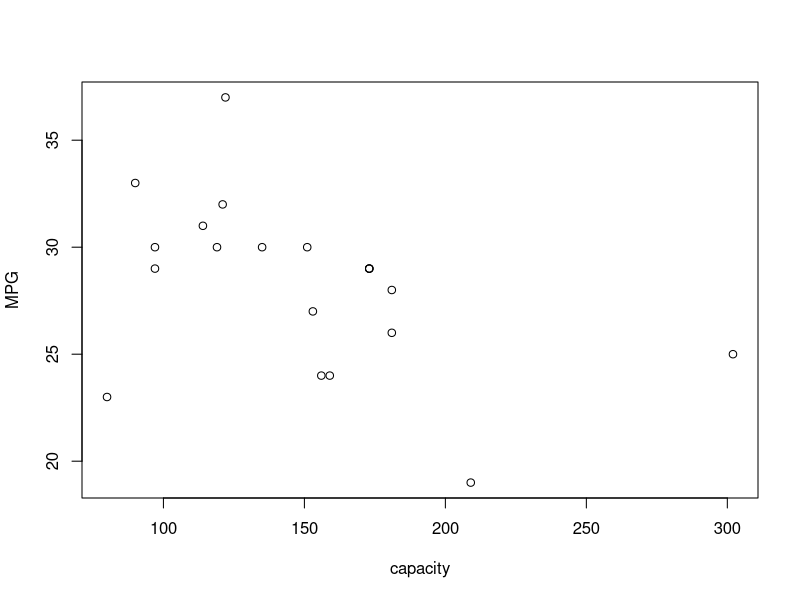
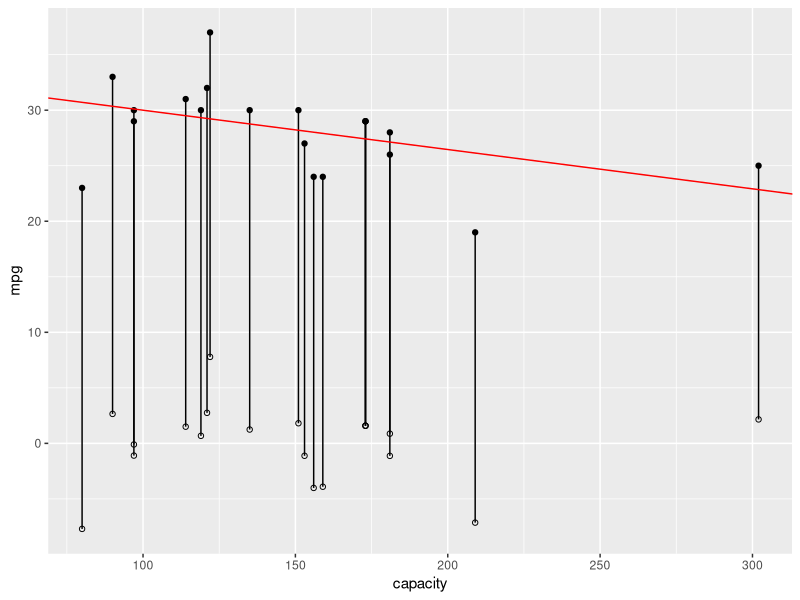
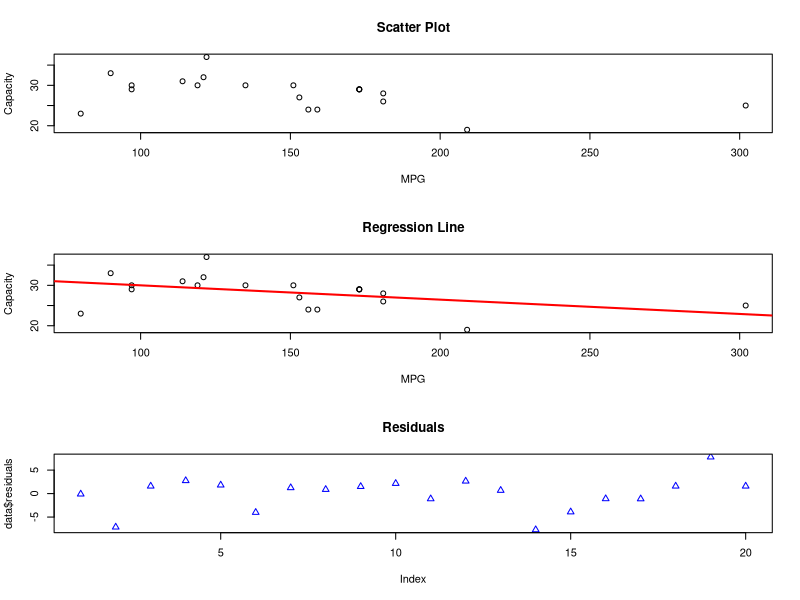

These figures' R source, in order:

data <- read.csv('american_cars.csv')

#plot mpg vs capacity

plot(x=data$capacity,y=data$mpg, xlab='capacity', ylab='MPG')

#Least square estimates and variance of residuals

Y <- data$mpg
X <- data$capacity
y_n = mean(Y)
x_n = mean(X)

b2 = sum((Y - y_n)*(X-x_n))/sum((X-x_n)^2)
b1 = (y_n - (b2*x_n))

#From theorem 2.2.3
sigma_squared <- (1/length(Y))*sum((Y - b2*X - b1)^2)
#From proposition 2.3.1
N <- length(Y)
residual_variance <- sigma_squared*(1-(1/N)-(1/N)*((X-x_n)^2)/(mean(X^2)-(x_n)^2))

#standard deviation of slope

#sse = sum of squared residuals
sse = 1/(length(Y)-2)*sum((Y - b2*X - b1)^2)
sse = sqrt(sse)
#ess = sum of squares of independent variable
ess = sqrt(sum((X-x_n)^2))

sd_slope = sse/ess

#checking with lm function
car_fit <- lm(Y~X,data=data, model=TRUE)
summary(car_fit)

#graphic plot
library(ggplot2)
data$residuals <- (Y-(b1+b2*X))
data$predicted <- (b1+b2*X)
pdf(file='Task 3_2.pdf')
x1 <- (0:350)
data$residuals <- (Y-(b1+b2*X))
par(mfrow = c (3,1))
#scatter plot
plot(x=(data$capacity),y=data$mpg, xlab='MPG', ylab='Capacity',main='Scatter Plot',pch=1)
#regression Line
plot(x=(data$capacity),y=data$mpg, xlab='MPG', ylab='Capacity',main='Regression Line')
lines(x1, b1+b2*x1,col='red',lwd=2)
#residuals
plot(data$residuals, col = 'blue',main='Residuals', pch=2)
dev.off()

#graphic using ggplot

ggplot(data, aes(x = capacity, y = mpg,group = capacity)) +  geom_point() + 
  geom_point(aes(y = residuals), shape = 1) + 
  geom_segment(aes(xend= capacity,yend= residuals))+
  geom_abline(slope = b2, intercept = b1,col='red')


  

  



